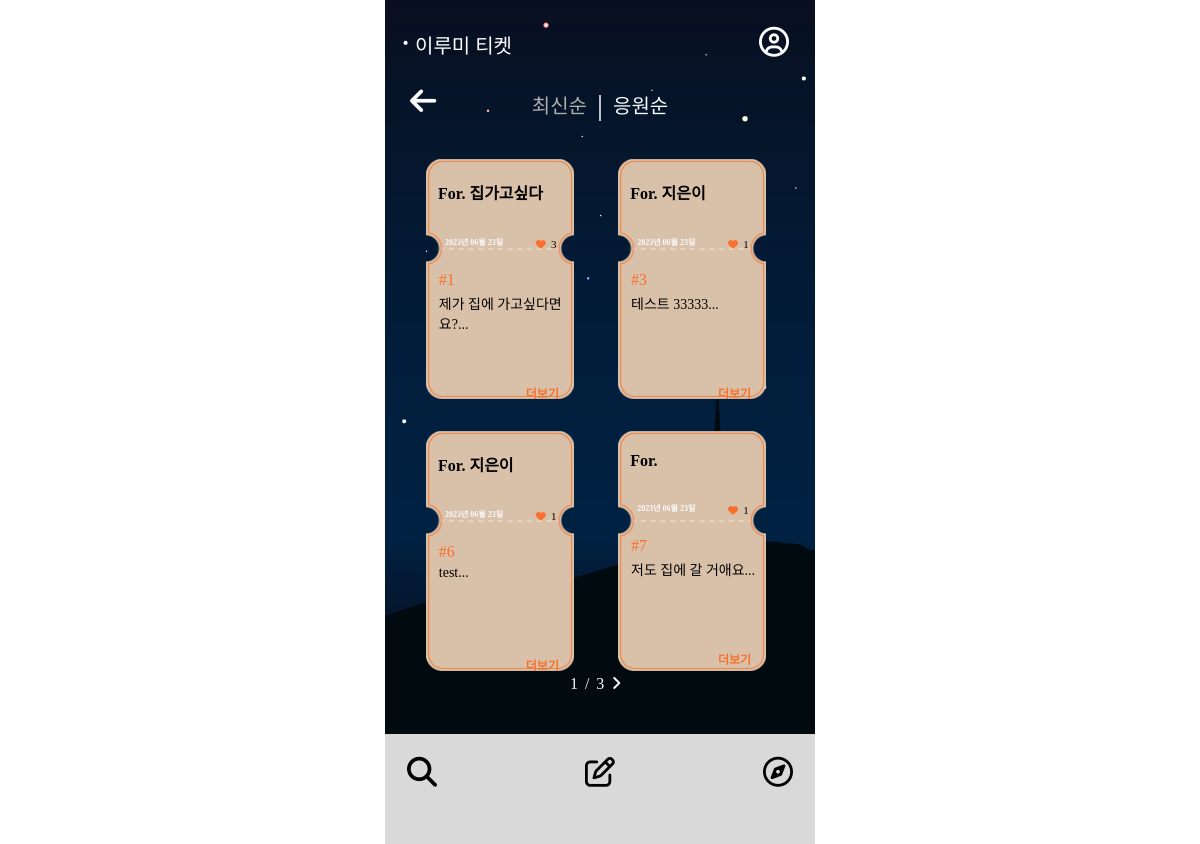
The page /ticketlistpop/ on the database its author committed.
### mainpage/models.py (models this page shows, shortened)
class Ticket(models.Model):
    writer = models.ForeignKey(User, null=False, blank=False, on_delete=models.CASCADE)
    pub_date = models.DateTimeField()
    body = models.TextField()
    like = models.ManyToManyField(User, related_name='likes', blank=True)
    like_count = models.PositiveIntegerField(default=0)
    def summary(self):
        return self.body[:40]

### accounts/models.py (models this page shows)
class Profile(models.Model):
    user = models.OneToOneField(User, on_delete=models.CASCADE)
    nickname = models.TextField(max_length=10)

### mainpage/views.py (the view)
# urls.py: path('ticketlistpop/', ticketlistpop, name="ticketlistpop"),
def ticketlistpop(request):
    ticket_list = Ticket.objects.order_by('-like_count')
    paginator = Paginator(ticket_list, 4)
    page = request.GET.get('page')
    tickets = paginator.get_page(page)
    return render(request, 'mainpage/ticketlistpop.html', {'tickets':tickets})

### mainpage/templates/mainpage/ticketlistpop.html (shortened to what this page needs)
{% extends 'base.html' %}
{% block content %}
        <head>
            <link rel="stylesheet" href="/static/css/ticketlistnew.css">
        </head>
<body>
<div class="wallpaper">
    <section class="first">
        <div class="backk">
            <a class="back" href="{% url 'mainpage:mainpage' %}"><i class="fa-solid fa-arrow-left" style="color: #FAFBFD;"></i></a>
        </div>
        <div class="buttons">
        <a class="recently2" href="{% url 'mainpage:ticketlistnew' %}">최신순</a>
        <span class="stick">|</span>
        <a class="active2" href="{% url 'mainpage:ticketlistpop' %}">응원순</a>
        </div>
    </section>
    <div class="container">
        <div class="card_container">
        {% for ticket in tickets %}
            <div class="card">
                <div class="card-body">
                    <h4 class="card-subtitle mb-2 text-muted card-nickname">For. {{ticket.writer.profile.nickname}}</h4>
                    <h4 class="date">{{ ticket.pub_date|date:"Y년 m월 d일" }}</h4>
                    <h4 class="like"><i class="fa-solid fa-heart" style="color: #f8702c;"></i><a class="like_count">{{ticket.like_count}}</a></h4>
                    <h4 class="number"> #{{ticket.id}} </h4>
                    <h4 class="card-text">{{ticket.summary}}... </h4>
                    <a href="{%url 'mainpage:detail' ticket.id %}" class="more">더보기</a>
                </div>
            </div>
        {% endfor %}
        <div class="order">
            <span>{{tickets.number}}</span>
            <span class="stand">/</span>
            <span>{{tickets.paginator.num_pages}}</span>
            {%if tickets.has_next %}
            <a href="?page={{tickets.next_page_number}}"><i class="fa-solid fa-angle-right" style="color: #FAFBFD;"></i></a>
            {% endif %}
        </div>
        </div>
</div>
<div>
    <nav class="footer-container">
        <ul class="icons">
            <li><a href="{% url 'mainpage:ticketlistnew' %}"><i class="fa-solid fa-magnifying-glass" style="color: #000000;"></i></a></li>
            <li><a href="{% url 'mainpage:new' %}"><i class="fa-regular fa-pen-to-square" style="color: #000000;"></i></a></li>
            <li><a href="{% url 'qnapage:qnalistrecent' %}"><i class="fa-regular fa-compass" style="color: #000000;"></i></a></li>
        </ul>
    </nav>
</div>
</div>
</body>
{% endblock %}

### Lumiticket/static/css/base.css (style rules this page uses)
body { display: flex; justify-content: center; align-items: center; width: 100vw; height: 100vh; margin: 0%; }
.wallpaper { position: relative; max-width: 430px; width: 100%; height: 100vh; background-size: cover; background-image: url('image/배경.png'); background-repeat: no-repeat; }
.footer-container { position: absolute; bottom: 0; left: 0; right: 0; margin: 0; padding: 10px; background-color:#D9D9D9; list-style-type: none; height: 90px; }
.icons { list-style: none; display: flex; margin: 0; padding-left: 0; justify-content: space-between; font-size: 30px; }
.icons li { padding: 12px; margin: 0; justify-content: space-between; }

### Lumiticket/static/css/ticketlistnew.css (style rules this page uses)
.wallpaper { max-width: 430px; width: 100%; height: 100vh; background-size: cover; background-image: url('image/bgimage.png'); background-repeat: no-repeat; overflow: hidden; background-position: center; position: absolute; top: 50%; left: 50%; transform: translate(-50%, -50%); }
.backk { display: flex; position: absolute; justify-content: flex-start; font-size: 30px; list-style-type: none; text-decoration: none; margin-left: 25px; margin-top: 85px; z-index: 10000; }
.buttons { display: flex; align-items: center; position: fixed; top: 80px; list-style-type: none; text-decoration: none; justify-content: center; width:100%; }
.recently2 { color:#AEAEAE; font-size: 20px; list-style-type: none; text-decoration: none; font-family: 'DONGGUK UNIVERSITY'; margin: 10px; }
.stick { color: #FAFBFD; font-size: 30px; }
.active2 { color:#FAFBFD; font-size: 20px; list-style-type: none; text-decoration: none; font-family: 'DONGGUK UNIVERSITY'; margin: 10px; }
.order { color: #FAFBFD; display: flex; justify-content: center; font-family: 'DONGGUK UNIVERSITY'; top: 80%; position: fixed; left:43%; }
.stand { margin-right: 7px; margin-left: 7px; }
.fa-angle-right { margin-left: 7px; }
.card { background-image: url('image/ticket.png'); background-repeat: no-repeat; background-size: contain; height: 15rem; position: relative; width: 35%; flex-basis: calc(44% - 15px); margin-left: 18px; margin-bottom: 2rem; }
.card_container { display: flex; flex-direction: row; margin-top:calc(30% + 30px); justify-content: center; flex-wrap: wrap; max-height: calc(100vh - 300px); overflow-y: auto; padding-bottom: 123px; }
.container { height: calc(100vh - 110px); }
.card-body { position: relative; color:black; font-family: 'DONGGUK UNIVERSITY'; list-style-type: none; text-decoration: none; align-items: center; margin-top: 4%; }
section.first { overflow: hidden; position: fixed; width: 100%; height: 20%; }
.card-nickname { color: black; margin-left: 7%; font-weight: bold; }
.date { color: #FAFBFD; font-size: 0.5rem; margin-left: 1.2rem; margin-top: 2rem; }
.fa-heart { font-size: 10px; margin-left: 110px; margin-right: 3%; }
.like { display: flex; align-items: center; margin-top: -20px; }
.like_count { font-size: 11px; font-weight: 100; }
.number { color: #F8702C; font-weight: 100; margin-left: 13px; margin-bottom: -15px; }
.card-text { margin-left: 13px; margin-right: 30px; font-size: 14px; font-weight: 100; height: 80px; }
.more { list-style-type: none; text-decoration: none; color: #F8702C; font-size: 12px; margin-left: 100px; display: flex; margin-top: -7px; font-weight: bold !important; }

### rows shown on the page
Ticket: writer.profile.nickname "집가고싶다", pub_date "2023년 06월 23일", like_count "3", id "1", summary "제가 집에 가고싶다면요?"
Ticket: writer.profile.nickname "지은이", pub_date "2023년 06월 23일", like_count "1", id "3", summary "테스트 33333"
Ticket: writer.profile.nickname "지은이", pub_date "2023년 06월 23일", like_count "1", id "6", summary "test"
Ticket: pub_date "2023년 06월 23일", like_count "1", id "7", summary "저도 집에 갈 거애요"

### other values the page prints
{{ tickets.number }} "1"
{{ tickets.paginator.num_pages }} "3"
